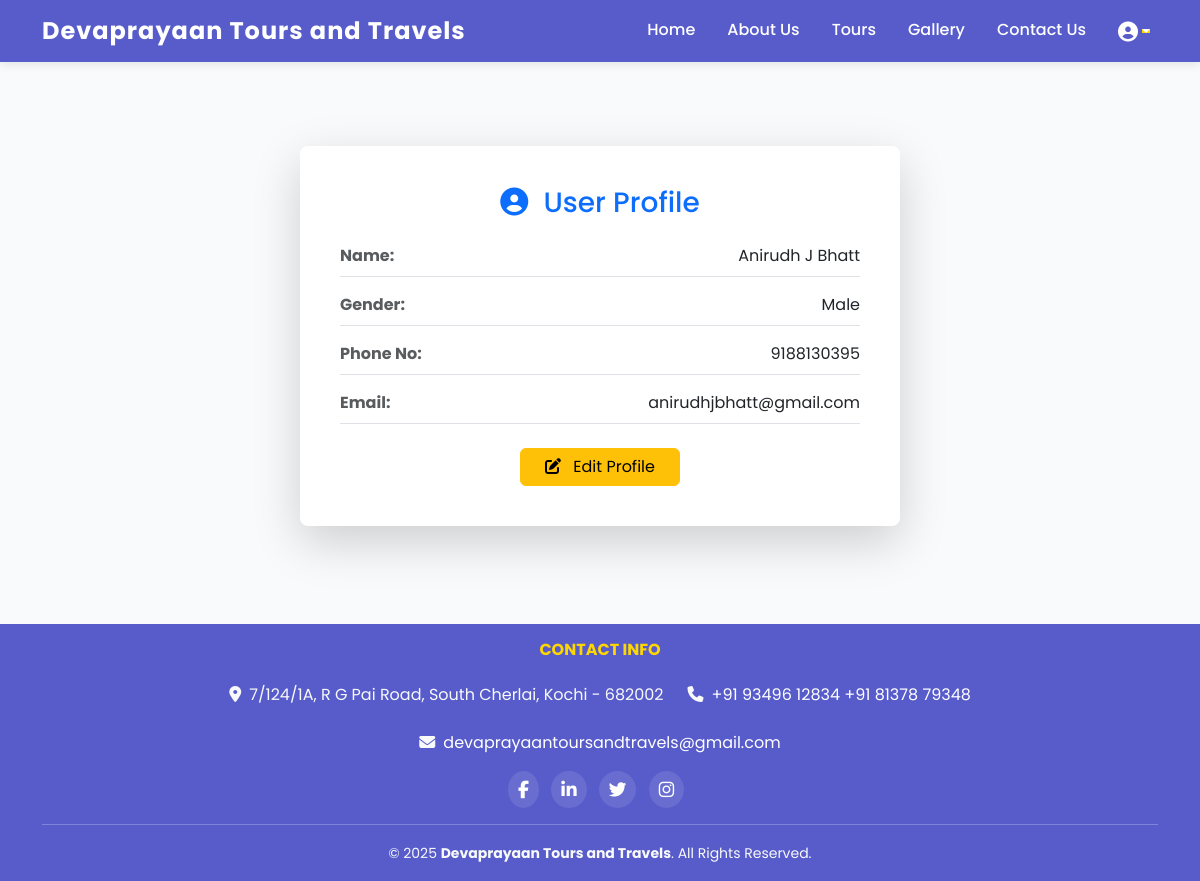
The app's page /User/user-profile.php (signed in) with its own data.
### tables this page shows
CREATE TABLE `users` (
  `User_ID` int(11) NOT NULL,
  `Name` varchar(50) NOT NULL,
  `Gender` varchar(50) NOT NULL,
  `Phone` varchar(10) NOT NULL,
  `Email` varchar(50) NOT NULL,
  `Password` varchar(50) NOT NULL,
  `Role` varchar(10) NOT NULL
);

### User/user-profile.php (the view, shortened to what this page needs)
<?php
    $User_ID = $_SESSION['User_ID'];
    include '../includes/db.php';
    $query = "SELECT * FROM users WHERE User_ID = '$User_ID'";
    $run = mysqli_query($conn, $query);
    $user = mysqli_fetch_assoc($run);
?>
<!doctype html>
<html lang="en">
<head>
    <link rel="stylesheet" href="https://cdn.jsdelivr.net/npm/bootstrap@5.3.2/dist/css/bootstrap.min.css">
</head>
<body>
    <?php include '../includes/user-header.php'; ?>
    <main class="flex-grow-1">
        <div class="container mt-5 py-5">
            <div class="card shadow-lg border-0 rounded-3 p-4">
                <div class="card-body">
                    <h3 class="text-center mb-4 text-primary">
                        <i class="fas fa-user-circle me-2"></i> User Profile
                    </h3>
                    <div class="mb-3 d-flex justify-content-between border-bottom pb-2">
                        <span class="fw-bold text-muted">Name:</span>
                        <span><?= htmlspecialchars($user['Name']); ?></span>
                    </div>
                    <div class="mb-3 d-flex justify-content-between border-bottom pb-2">
                        <span class="fw-bold text-muted">Gender:</span>
                        <span><?= htmlspecialchars($user['Gender']); ?></span>
                    </div>
                    <div class="mb-3 d-flex justify-content-between border-bottom pb-2">
                        <span class="fw-bold text-muted">Phone No:</span>
                        <span><?= htmlspecialchars($user['Phone']); ?></span>
                    </div>
                    <div class="mb-3 d-flex justify-content-between border-bottom pb-2">
                        <span class="fw-bold text-muted">Email:</span>
                        <span><?= htmlspecialchars($user['Email']); ?></span>
                    </div>
                    <div class="text-center mt-4">
                        <button class="btn btn-warning px-4" data-bs-toggle="modal" data-bs-target="#editProfileModal">
                            <i class="fas fa-edit me-2"></i> Edit Profile
                        </button>
                    </div>
                </div>
            </div>
        </div>
    </main>
    <?php include '../includes/footer.php'; ?>
</body>
</html>

### assets/css/style.css (style rules this page uses)
body { font-family: 'Poppins', sans-serif; background: #f8fafc; scroll-behavior: smooth; transition: background 0.4s, color 0.4s; display: flex; flex-direction: column; min-height: 100vh; }

### User/user-profile.php (style rules this page uses)
body { background: #f8f9fa; }
.card { border-radius: 12px; max-width: 600px; margin: 50px auto; padding: 20px; box-shadow: 0 0 15px rgba(0, 0, 0, 0.1); }

### records on screen
users: Name "Anirudh J Bhatt", Gender "Male", Phone "9188130395", Email "anirudhjbhatt@gmail.com"
